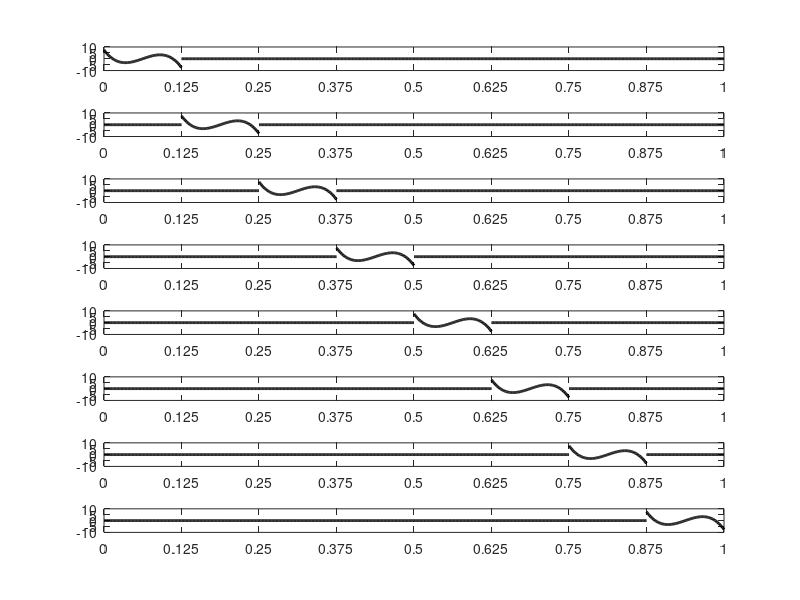
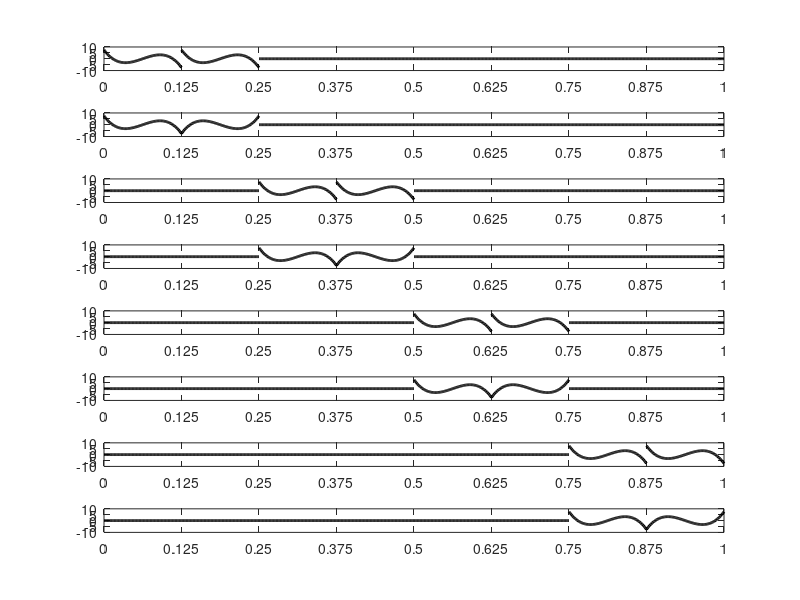
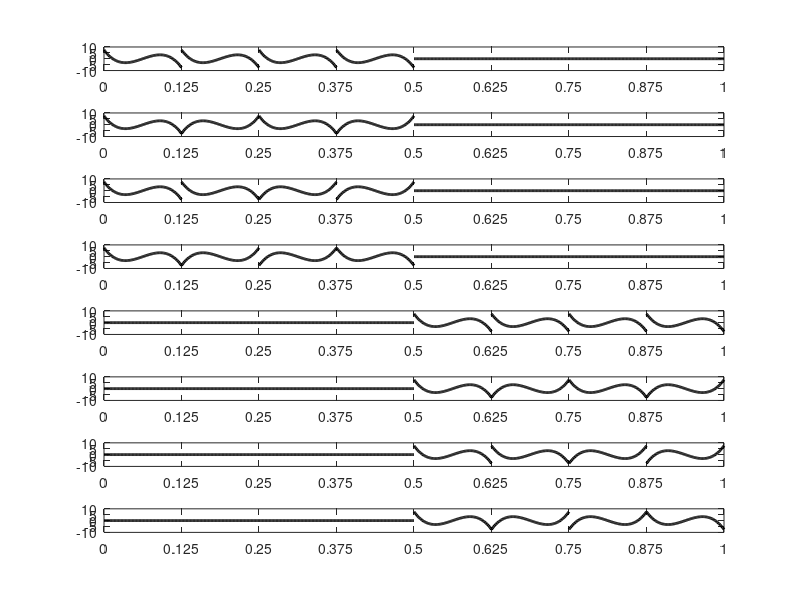
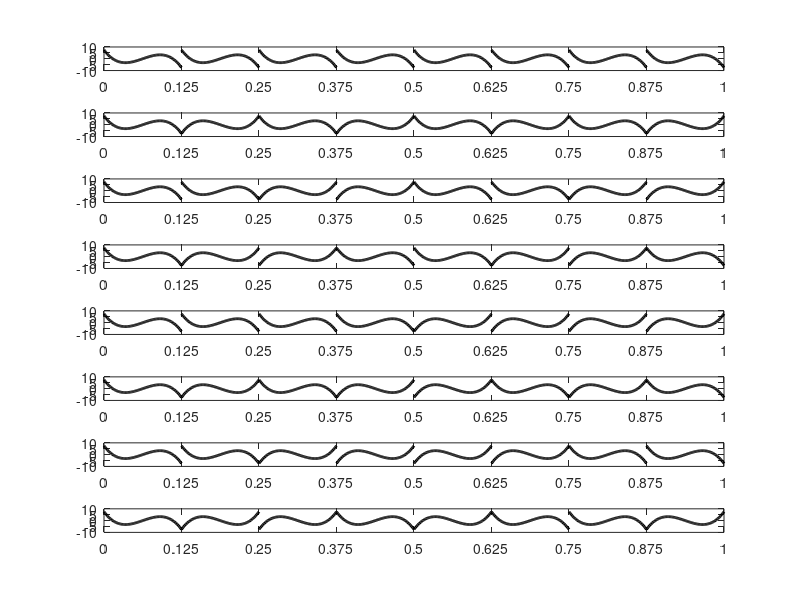

MATLAB code to generate these figures, in order:
% x1=linspace(0,0.5);
% x2=linspace(0.5,1);
% y1=x1;
% y2=-x2;
% plot(x1,y1,x2,y2)
clear all

% plot(x1,y1)
% plot(x2,y2)
x0=linspace(0,1);
% y0=8^0.5*3^0.5*(1-2*x0);
% y0=8^0.5*5^0.5*(6*x0.^2-6*x0+1);
y0=8^0.5*7^0.5*(-20*x0.^3+30*x0.^2-12*x0+1);
% plot(x0,y0);
for i=1:8
    x{i}=linspace((i-1)/8,i/8);
    y{i}=y0;   
%     plot(x{i},y{i},'b')
end
for i=1:4
    P{i}=hadamard(2^(i-1));
end
% for i=1:4
%     T{i}=zeros(8,8);
% end
for i=1:8
    T{1}(i,i)=P{1};    
end
T{2}=blkdiag(P{2},P{2},P{2},P{2});
T{3}=blkdiag(P{3},P{3});
T{4}=P{4};
for k=1:4
    figure
for i=1:8
%     z{i}=T{1}(i,:)*(y{i}');
    a{i}=T{k}(i,:);
    b{i}=y{i};
    c{i}=a{i}(:)*b{i};
end
for j=1:8
for i=1:8
    hold on
    subplot(8,1,j),plot(x{i},c{j}(i,:),'k','linewidth',2),xticks(linspace(0,1,9))
end
end
end